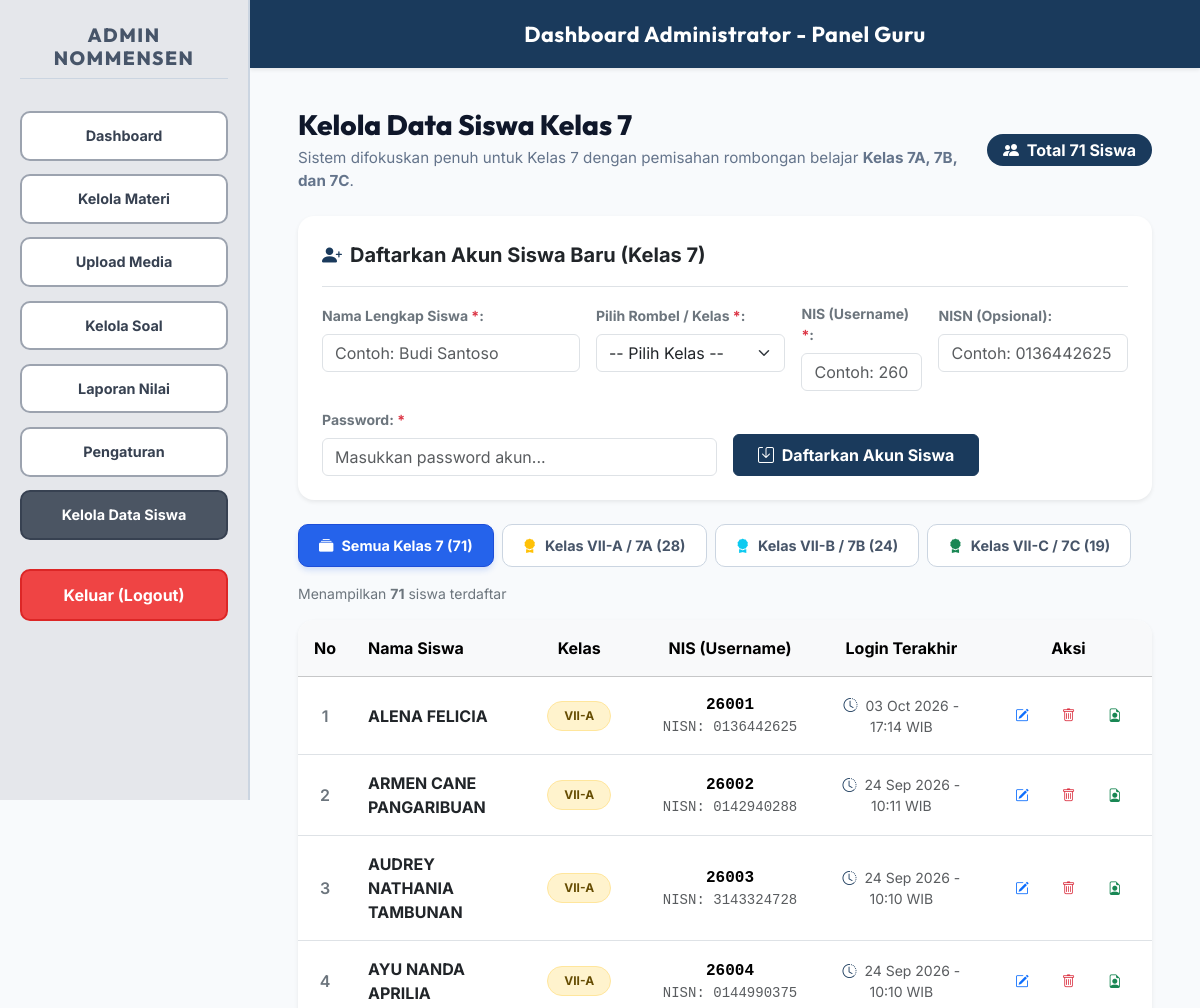
/admin/kelola_siswa.php (signed in, upper part), run on an earlier commit of the app's database.
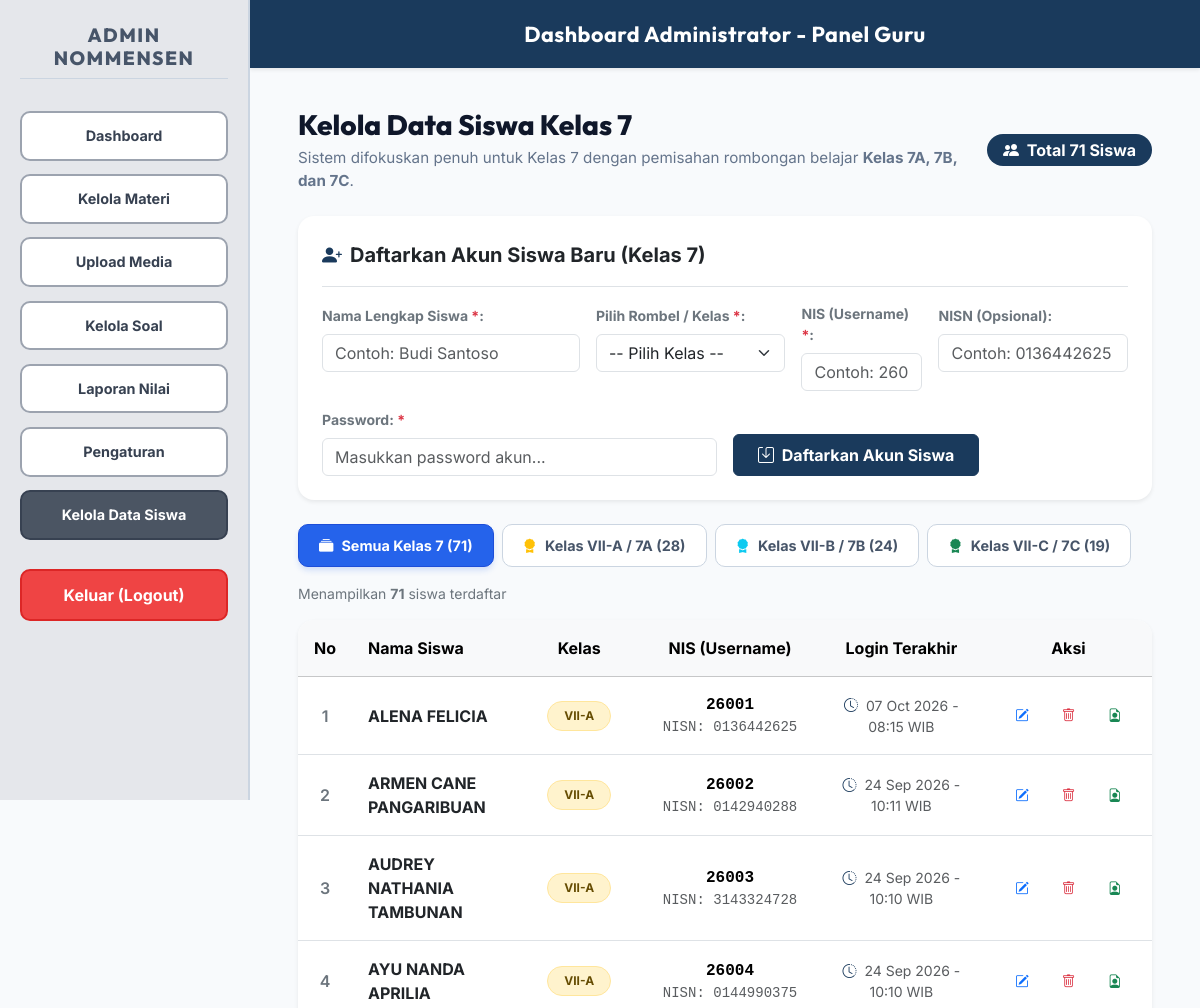
And on a later commit of the database.
### tables this page shows
CREATE TABLE `tb_siswa` (
  `id_siswa` int(11) NOT NULL AUTO_INCREMENT,
  `nis` varchar(20) NOT NULL,
  `nisn` varchar(20) DEFAULT NULL,
  `nama_siswa` varchar(100) NOT NULL,
  `password` varchar(255) NOT NULL,
  `kelas` varchar(50) NOT NULL,
  `last_login` datetime DEFAULT NULL,
  `created_at` timestamp NOT NULL DEFAULT current_timestamp(),
  PRIMARY KEY (`id_siswa`),
  UNIQUE KEY `nis` (`nis`),
  UNIQUE KEY `nisn` (`nisn`)
);

### admin/kelola_siswa.php (the view, shortened to what the rows shown need)
<?php
require_once '../config.php';
$filter_kelas = isset($_GET['kelas']) ? trim($_GET['kelas']) : '';
try {
    $sql_students = "SELECT * FROM tb_siswa WHERE 1=1";
    $p_students = [];
    $sql_students .= " ORDER BY kelas ASC, nama_siswa ASC";
    $stmt_st = $pdo->prepare($sql_students);
    $stmt_st->execute($p_students);
    $students = $stmt_st->fetchAll();
} catch (PDOException $e) {
    die("Error database saat memuat daftar siswa: " . $e->getMessage());
}
?>
<!DOCTYPE html>
<html lang="id">
<head>
    <link href="https://cdn.jsdelivr.net/npm/bootstrap@5.3.3/dist/css/bootstrap.min.css" rel="stylesheet">
    <link rel="stylesheet" href="https://cdn.jsdelivr.net/npm/bootstrap-icons@1.11.3/font/bootstrap-icons.min.css">
    <link rel="stylesheet" href="../assets/css/style.css?v=4.3.0">
</head>
<body class="admin-body">
    <div class="admin-layout">
        <main class="main-content">
            <div class="d-flex flex-column flex-md-row justify-content-between align-items-md-center gap-3 mb-4">
                <div>
                    <h2 style="font-family: 'Outfit', sans-serif; font-size: 1.75rem; font-weight: 800; color: #0f172a; margin: 0;">
                        Kelola Data Siswa Kelas 7
                    </h2>
                </div>
            </div>
            <div class="card border-0 shadow-sm rounded-4 bg-white overflow-hidden mb-4">
                <div class="table-responsive">
                    <table class="table table-hover align-middle mb-0">
                        <thead class="table-light">
                            <tr>
                                <th class="py-3 px-3 text-center" style="width: 50px;">No</th>
                                <th class="py-3 px-3">Nama Siswa</th>
                                <th class="py-3 px-3 text-center" style="width: 140px;">Kelas</th>
                                <th class="py-3 px-3 text-center" style="width: 200px;">NIS (Username)</th>
                                <th class="py-3 px-3 text-center" style="width: 200px;">Login Terakhir</th>
                                <th class="py-3 px-3 text-center" style="width: 150px;">Aksi</th>
                            </tr>
                        </thead>
                        <tbody>
                            <?php if (empty($students)): ?>
                                <tr>
                                    <td colspan="6" class="text-center text-muted py-5">
                                        <i class="bi bi-people fs-1 d-block mb-2 text-secondary"></i>
                                        Belum ada akun siswa pada kategori kelas ini.
                                    </td>
                                </tr>
                            <?php else: ?>
                                <?php $no = 1; foreach ($students as $student): ?>
                                    <?php
                                    $badge_class = 'bg-primary-subtle text-primary';
                                    if ($student['kelas'] === 'VII-A') $badge_class = 'bg-warning-subtle text-warning-emphasis border border-warning-subtle';
                                    elseif ($student['kelas'] === 'VII-B') $badge_class = 'bg-info-subtle text-info-emphasis border border-info-subtle';
                                    elseif ($student['kelas'] === 'VII-C') $badge_class = 'bg-success-subtle text-success-emphasis border border-success-subtle';
                                    ?>
                                    <tr>
                                        <td class="py-3 px-3 text-center text-secondary fw-semibold"><?= $no++ ?></td>
                                        <td class="py-3 px-3 fw-bold text-dark">
                                            <?= htmlspecialchars($student['nama_siswa']) ?>
                                        </td>
                                        <td class="py-3 px-3 text-center">
                                            <span class="badge <?= $badge_class ?> px-3 py-2 rounded-pill fw-bold">
                                                <?= htmlspecialchars($student['kelas']) ?>
                                            </span>
                                        </td>
                                        <td class="py-3 px-3 text-center font-monospace">
                                            <strong><?= htmlspecialchars($student['nis']) ?></strong>
                                            <?php if (!empty($student['nisn']) && $student['nisn'] !== $student['nis']): ?>
                                                <div class="text-muted small" style="font-family: inherit;">NISN: <?= htmlspecialchars($student['nisn']) ?></div>
                                            <?php endif; ?>
                                        </td>
                                        <td class="py-3 px-3 text-center small text-muted">
                                            <?php if ($student['last_login']): ?>
                                                <i class="bi bi-clock-history me-1 text-primary"></i>
                                                <?= date('d M Y - H:i', strtotime($student['last_login'])) ?> WIB
                                            <?php else: ?>
                                                <span class="text-muted fst-italic">Belum pernah login</span>
                                            <?php endif; ?>
                                        </td>
                                        <td class="py-3 px-3 text-center">
                                            <div class="d-inline-flex gap-1">
                                                <a href="kelola_siswa.php?edit_siswa_id=<?= $student['id_siswa'] ?><?= !empty($filter_kelas) ? '&kelas=' . urlencode($filter_kelas) : '' ?>" class="btn btn-sm btn-outline-primary" title="Edit Akun">
                                                    <i class="bi bi-pencil-square"></i>
                                                </a>
                                                <a href="kelola_siswa.php?delete_siswa_id=<?= $student['id_siswa'] ?><?= !empty($filter_kelas) ? '&kelas=' . urlencode($filter_kelas) : '' ?>" class="btn btn-sm btn-outline-danger" onclick="return confirm('Apakah Anda yakin ingin menghapus akun <?= htmlspecialchars(addslashes($student['nama_siswa'])) ?> beserta seluruh riwayat nilainya?')" title="Hapus Akun">
                                                    <i class="bi bi-trash"></i>
                                                </a>
                                                <a href="laporan_nilai.php?tab=raport&raport_siswa=<?= $student['id_siswa'] ?>" class="btn btn-sm btn-outline-success" title="Lihat Raport">
                                                    <i class="bi bi-file-earmark-person"></i>
                                                </a>
                                            </div>
                                        </td>
                                    </tr>
                                <?php endforeach; ?>
                            <?php endif; ?>
                        </tbody>
                    </table>
                </div>
            </div>
        </main>
    </div>
</body>
</html>

What changed in the data, as far as the page shows it:
changed tb_siswa "ALENA FELICIA": last_login "03 Oct 2026 - 17:14" → "07 Oct 2026 - 08:15"
